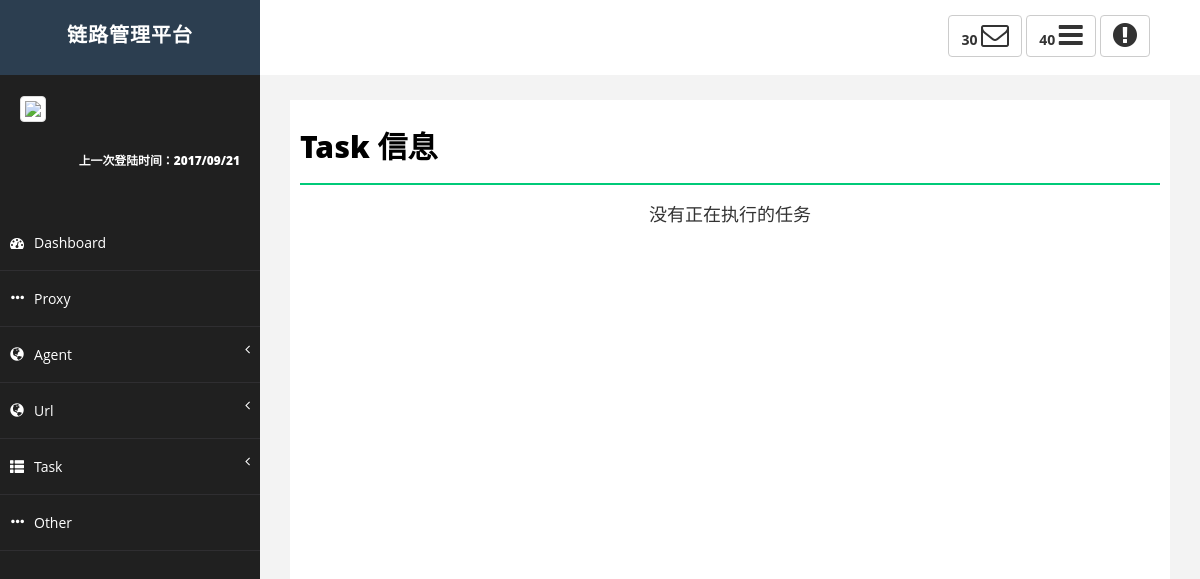
Before: /task_info.html with the older database file.
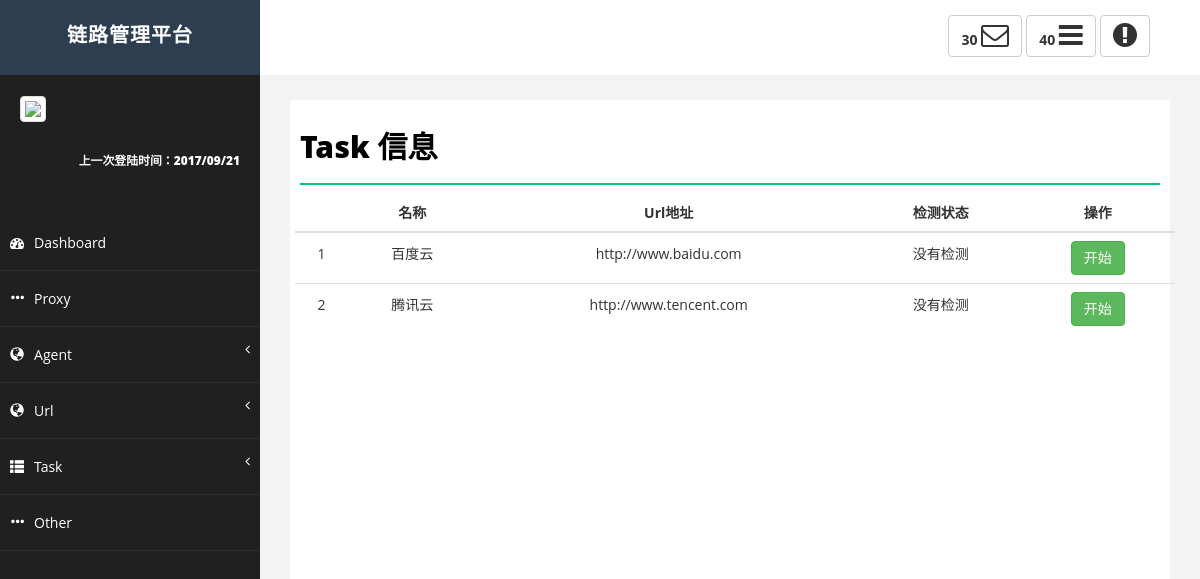
After: the same page with the newer database file.
### GetIpAddress/models.py (models this page shows)
class UrlInfo(models.Model):
    UrlName = models.CharField(max_length=16, verbose_name='Url名称')
    UrlAddress = models.CharField(max_length=128, verbose_name='Url地址')
    Used = models.IntegerField(default=0)
    Checked = models.IntegerField(default=0)

### GetIpAddress/views.py (the view, shortened to what this page needs)
# urls.py: url(r'task_info.html', GetIpAddress.views.task_info),
def task_info(request):
    ret_code = {'status': True}
    if request.method == 'GET':
        available_url = models.UrlInfo.objects.filter(Used=0)
        return render(request, "task_info.html", {'available_url': available_url})

### templates/task_info.html (shortened to what this page needs)
{% extends 'index.html' %}
{% block content_title %}
    <h1 class="page-head-line">Task 信息</h1>
{% endblock %}
{% block content_main %}
    {% if available_url %}
        <div class="table-responsive">
            <table class="table table-hover">
                <thead>
                <tr>
                    <th></th>
                    <th>名称</th>
                    <th>Url地址</th>
                    <th>检测状态</th>
                    <th>操作</th>
                </tr>
                </thead>
                <tbody>
                {% for url in available_url %}
                    <tr style="text-align: center" hid="{{ url.id }}">
                        <td>{{ forloop.counter }}</td>
                        <td>{{ url.UrlName }}</td>
                        <td>{{ url.UrlAddress }}</td>
                        <td>
                            {% if url.Checked == 0 %}
                                没有检测
                            {% elif url.Checked == 1 %}
                                正在检测
                            {% endif %}
                        </td>
                        <td>
                            {% if url.Checked == 0 %}
                                <button type="button" class="btn btn-success" data-toggle="modal" name="begincheck"
                                     url_id="{{ url.id }}">
                                开始
                            </button>
                            {% elif url.Checked == 1 %}
                                <button type="button" class="btn btn-danger" data-toggle="modal" name="stopcheck"
                                     url_id="{{ url.id }}">
                                停止
                            </button>
                            {% endif %}
                        </td>
                    </tr>
                {% endfor %}
                </tbody>
            </table>
        </div>
    {% else %}
        <h4 style="text-align: center">没有正在执行的任务</h4>
    {% endif %}
{% endblock %}

Changed rows visible on the page:
added UrlInfo: UrlName "百度云", UrlAddress "http://www.baidu.com", Checked "没有检测"
added UrlInfo: UrlName "腾讯云", UrlAddress "http://www.tencent.com", Checked "没有检测"
Other visible differences:
text no longer shown: "没有正在执行的任务"
text now shown: "名称 Url地址 检测状态 操作"
